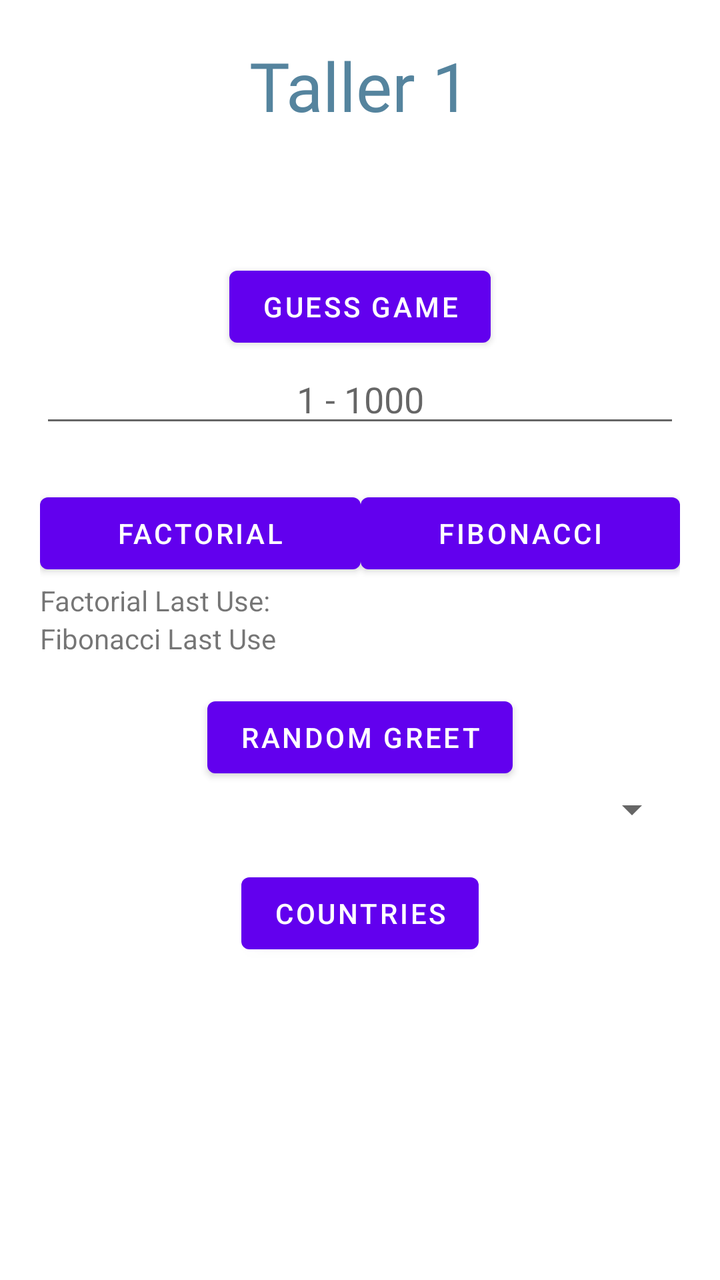
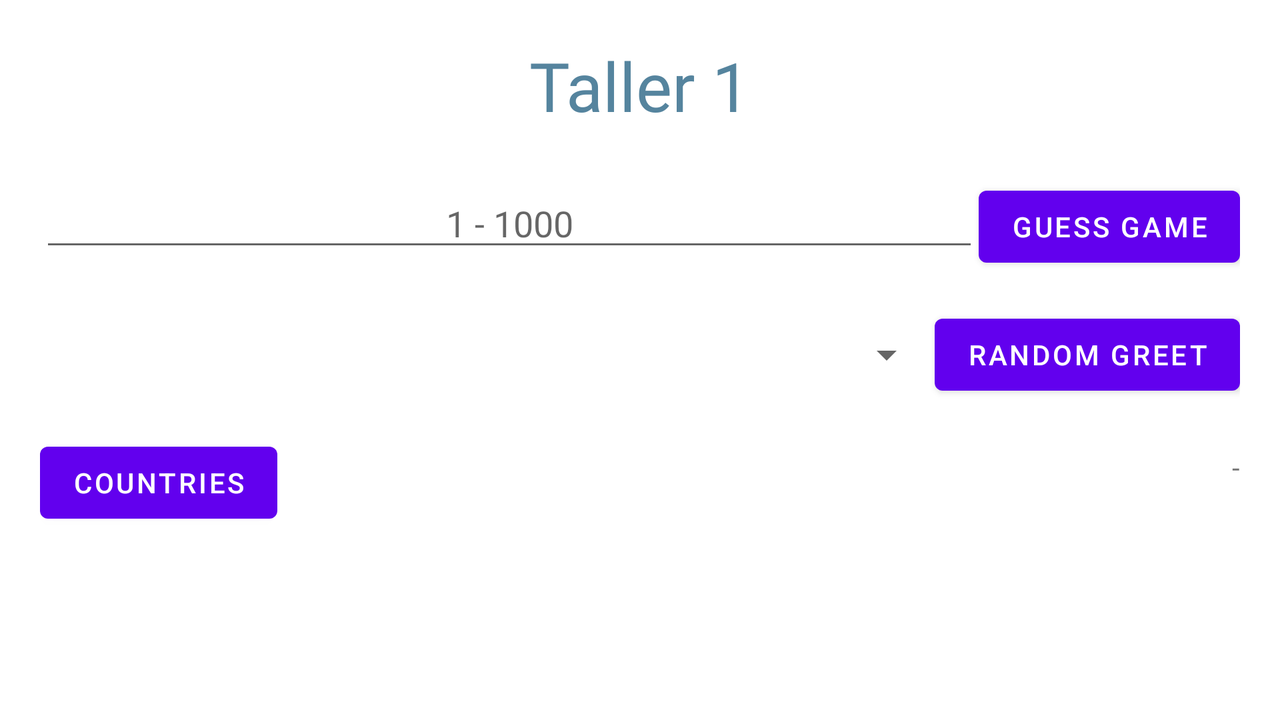

An Android layout and its configuration variant, each rendered on a device that would load it. The default file and the variant file are quoted in full after the pictures.
<!-- AndroidManifest.xml: application theme Theme.Taller1AppDeActividades -->
<!-- res/layout/activity_main.xml -->
<?xml version="1.0" encoding="utf-8"?>
<androidx.constraintlayout.widget.ConstraintLayout xmlns:android="http://schemas.android.com/apk/res/android"
    xmlns:app="http://schemas.android.com/apk/res-auto"
    xmlns:tools="http://schemas.android.com/tools"
    android:layout_width="match_parent"
    android:layout_height="match_parent"
    android:padding="20dp"
    tools:context=".MainActivity">

    <TextView
        android:id="@+id/textView"
        android:layout_width="wrap_content"
        android:layout_height="wrap_content"
        android:fontFamily="@font/roboto_medium"
        android:text="Taller 1"
        android:textColor="#55849E"
        android:textSize="34sp"
        app:layout_constraintEnd_toEndOf="parent"
        app:layout_constraintStart_toStartOf="parent"
        app:layout_constraintTop_toTopOf="parent" />

    <Button
        android:id="@+id/guessGameButton"
        android:layout_width="wrap_content"
        android:layout_height="wrap_content"
        android:layout_marginTop="64dp"
        android:text="Guess Game"
        app:layout_constraintEnd_toEndOf="parent"
        app:layout_constraintStart_toStartOf="parent"
        app:layout_constraintTop_toBottomOf="@+id/textView" />

    <EditText
        android:id="@+id/numeroAdivinadoText"
        android:layout_width="match_parent"
        android:layout_height="wrap_content"
        android:ems="10"
        android:hint="1 - 1000"
        android:inputType="phone"
        android:textAlignment="center"
        app:layout_constraintEnd_toEndOf="parent"
        app:layout_constraintStart_toStartOf="parent"
        app:layout_constraintTop_toBottomOf="@+id/guessGameButton" />

    <LinearLayout
        android:id="@+id/linearLayout"
        android:layout_width="match_parent"
        android:layout_height="wrap_content"
        android:layout_marginTop="24dp"
        android:orientation="horizontal"
        app:layout_constraintEnd_toEndOf="parent"
        app:layout_constraintStart_toStartOf="parent"
        app:layout_constraintTop_toBottomOf="@+id/numeroAdivinadoText">

        <Button
            android:id="@+id/factorialButton"
            android:layout_width="wrap_content"
            android:layout_height="wrap_content"
            android:layout_weight="1"
            android:text="Factorial" />

        <Button
            android:id="@+id/fibonacciButton"
            android:layout_width="wrap_content"
            android:layout_height="wrap_content"
            android:layout_weight="1"
            android:text="Fibonacci" />

    </LinearLayout>

    <TextView
        android:id="@+id/factorialLastUse"
        android:layout_width="wrap_content"
        android:layout_height="wrap_content"
        android:text="Factorial Last Use:"
        app:layout_constraintStart_toStartOf="parent"
        app:layout_constraintTop_toBottomOf="@+id/linearLayout" />

    <TextView
        android:id="@+id/fibonacciLastUse"
        android:layout_width="wrap_content"
        android:layout_height="wrap_content"
        android:text="Fibonacci Last Use"
        app:layout_constraintStart_toStartOf="parent"
        app:layout_constraintTop_toBottomOf="@+id/factorialLastUse" />

    <Button
        android:id="@+id/randomGreetButton"
        android:layout_width="wrap_content"
        android:layout_height="wrap_content"
        android:layout_marginTop="16dp"
        android:text="Random Greet"
        app:layout_constraintEnd_toEndOf="parent"
        app:layout_constraintStart_toStartOf="parent"
        app:layout_constraintTop_toBottomOf="@+id/fibonacciLastUse" />

    <Spinner
        android:id="@+id/spinnerRandomGreet"
        android:layout_width="match_parent"
        android:layout_height="wrap_content"
        app:layout_constraintEnd_toEndOf="parent"
        app:layout_constraintStart_toStartOf="parent"
        app:layout_constraintTop_toBottomOf="@+id/randomGreetButton" />

    <Button
        android:id="@+id/countriesButton"
        android:layout_width="wrap_content"
        android:layout_height="wrap_content"
        android:layout_marginTop="16dp"
        android:text="Countries"
        app:layout_constraintEnd_toEndOf="parent"
        app:layout_constraintStart_toStartOf="parent"
        app:layout_constraintTop_toBottomOf="@+id/spinnerRandomGreet" />

</androidx.constraintlayout.widget.ConstraintLayout>
<!-- resources referenced by this layout -->
<resources>
  <style name="Theme.Taller1AppDeActividades" parent="Theme.MaterialComponents.DayNight.DarkActionBar">
          
          <item name="colorPrimary">@color/purple_500</item>
          <item name="colorPrimaryVariant">@color/purple_700</item>
          <item name="colorOnPrimary">@color/white</item>
          
          <item name="colorSecondary">@color/teal_200</item>
          <item name="colorSecondaryVariant">@color/teal_700</item>
          <item name="colorOnSecondary">@color/black</item>
          
          <item name="android:statusBarColor">?attr/colorPrimaryVariant</item>
          
      </style>
</resources>
<!-- res/layout-land/activity_main.xml (the repository's variant of the layout above) -->
<!-- drawn on the phone turned sideways -->
<?xml version="1.0" encoding="utf-8"?>
<androidx.constraintlayout.widget.ConstraintLayout xmlns:android="http://schemas.android.com/apk/res/android"
    xmlns:app="http://schemas.android.com/apk/res-auto"
    xmlns:tools="http://schemas.android.com/tools"
    android:layout_width="match_parent"
    android:layout_height="match_parent"
    android:padding="20dp"
    tools:context=".MainActivity">

    <TextView
        android:id="@+id/textView"
        android:layout_width="wrap_content"
        android:layout_height="wrap_content"
        android:fontFamily="@font/roboto_medium"
        android:text="Taller 1"
        android:textColor="#55849E"
        android:textSize="34sp"
        app:layout_constraintEnd_toEndOf="parent"
        app:layout_constraintStart_toStartOf="parent"
        app:layout_constraintTop_toTopOf="parent" />

    <LinearLayout
        android:id="@+id/linearLayout"
        android:layout_width="match_parent"
        android:layout_height="wrap_content"
        android:layout_marginTop="24dp"
        android:orientation="horizontal"
        app:layout_constraintTop_toBottomOf="@+id/textView"
        tools:layout_editor_absoluteX="20dp">

        <EditText
            android:id="@+id/numeroAdivinadoText"
            android:layout_width="match_parent"
            android:layout_height="wrap_content"
            android:layout_weight="0.7"
            android:ems="10"
            android:hint="1 - 1000"
            android:inputType="phone"
            android:textAlignment="center" />

        <Button
            android:id="@+id/guessGameButton"
            android:layout_width="wrap_content"
            android:layout_height="wrap_content"
            android:text="Guess Game" />
    </LinearLayout>

    <LinearLayout
        android:id="@+id/linearLayout2"
        android:layout_width="match_parent"
        android:layout_height="wrap_content"
        android:layout_marginTop="16dp"
        android:orientation="horizontal"
        app:layout_constraintTop_toBottomOf="@+id/linearLayout"
        tools:layout_editor_absoluteX="20dp">

        <Spinner
            android:id="@+id/spinnerRandomGreet"
            android:layout_width="match_parent"
            android:layout_height="wrap_content"
            android:layout_gravity="center"
            android:layout_weight="0.7" />

        <Button
            android:id="@+id/randomGreetButton"
            android:layout_width="wrap_content"
            android:layout_height="wrap_content"
            android:text="Random Greet" />

    </LinearLayout>

    <Button
        android:id="@+id/countriesButton"
        android:layout_width="wrap_content"
        android:layout_height="wrap_content"
        android:layout_marginTop="16dp"
        android:text="Countries"
        app:layout_constraintStart_toStartOf="parent"
        app:layout_constraintTop_toBottomOf="@+id/linearLayout2" />

    <TextView
        android:id="@+id/statusText"
        android:layout_width="wrap_content"
        android:layout_height="wrap_content"
        android:text="-"
        app:layout_constraintBottom_toBottomOf="@+id/countriesButton"
        app:layout_constraintEnd_toEndOf="parent"
        app:layout_constraintTop_toBottomOf="@+id/linearLayout2" />

</androidx.constraintlayout.widget.ConstraintLayout>
